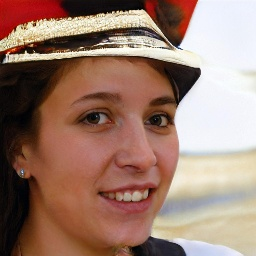
#> input picture demo/demo_kamera/demo_images/0_fake_faces.jpg, 256 x 256 px; its folder holds only this picture in this run
$ python diashow_with_filenames.py
#> lines starting #> are read from the running program, lines starting #| are printed output that depends on the picture
import cv2
import os

def extract_label_from_filename(filename):
    # Prüft, ob 'fake' oder 'real' im Dateinamen enthalten ist und gibt das entsprechende Label zurück
    if 'fake' in filename.lower():
        return 'Fake'
    elif 'real' in filename.lower():
        return 'Real'
    else:
        return 'Unbekannt'

def create_diashow(directory, display_time=7000):  # Zeit in Millisekunden
#> called with directory = 'demo_images/', display_time = 7000
    for filename in os.listdir(directory):
        if filename.lower().endswith(('.png', '.jpg', '.jpeg')):
            image_path = os.path.join(directory, filename)
            image = cv2.imread(image_path)
#> image is the input picture: shape (256, 256, 3); mean B, G, R 110.8, 124.7, 156.1

            label = extract_label_from_filename(filename)

            # Ermittelt die Dimensionen des Bildes
            height, width, _ = image.shape
#> height = 256; width = 256

            # Textfarbe und Hintergrundfarbe festlegen
            font_color = (50, 50, 50)  # Dunkelgrau für bessere Sichtbarkeit auf hellem Hintergrund
            background_color = (220, 220, 220)  # Helles Grau als Hintergrund

            # Position des Textes festlegen (hier: unten links)
            text_position = (200, height - 10)  # 10 Pixel vom linken Rand und 20 Pixel vom unteren Rand
#> text_position = (200, 246)

            # Textgröße und Dicke
            font_scale = 0.7
            thickness = 2

            # Berechnung der Textgröße für den Hintergrund
            (text_width, text_height), baseline = cv2.getTextSize(label, cv2.FONT_HERSHEY_SIMPLEX, font_scale, thickness)
            cv2.rectangle(image, (text_position[0], text_position[1] + baseline),
                          (text_position[0] + text_width, text_position[1] - text_height),
                          background_color, -1)

            # Text auf das Bild schreiben
            cv2.putText(image, label, text_position, cv2.FONT_HERSHEY_SIMPLEX, font_scale, font_color, thickness)
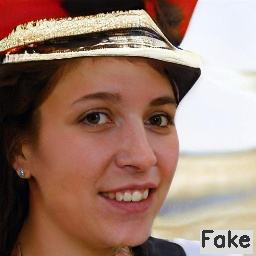
#> image: shape (256, 256, 3); mean B, G, R 110.4, 124, 155.3

            cv2.imshow('Diashow', image)
            if cv2.waitKey(display_time) & 0xFF == ord('q'):  # Warten und mit 'q' vorzeitig beenden
#> (key q is pressed here)
                break

    cv2.destroyAllWindows()

if __name__ == "__main__":
    # Pfad zum Verzeichnis mit Ihren Bildern
    directory = "demo_images/"
    create_diashow(directory)

$ run again, on demo/demo_kamera/demo_images/105_real_faces.jpg
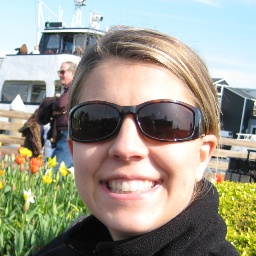
#> input picture demo/demo_kamera/demo_images/105_real_faces.jpg, 256 x 256 px
#> in create_diashow, image is the input picture: shape (256, 256, 3); mean B, G, R 138.5, 152.5, 155
#> in create_diashow, `cv2.putText(image, label, text_position, cv2.FONT_HERSHEY_SIMPLEX, fon..`:
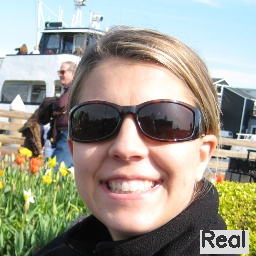
#> image: shape (256, 256, 3); mean B, G, R 140.4, 153.6, 156.2

$ run again, on demo/demo_kamera/demo_images/10_real_faces.jpg
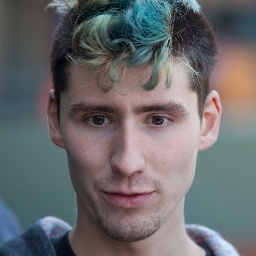
#> input picture demo/demo_kamera/demo_images/10_real_faces.jpg, 256 x 256 px
#> in create_diashow, image is the input picture: shape (256, 256, 3); mean B, G, R 107.3, 105.4, 106
#> in create_diashow, `cv2.putText(image, label, text_position, cv2.FONT_HERSHEY_SIMPLEX, fon..`:
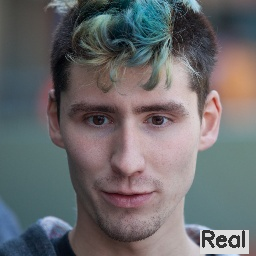
#> image: shape (256, 256, 3); mean B, G, R 107.6, 105.9, 106.6

$ run again, on demo/demo_kamera/demo_images/11_fake_faces.jpg
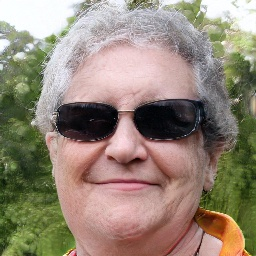
#> input picture demo/demo_kamera/demo_images/11_fake_faces.jpg, 256 x 256 px
#> in create_diashow, image is the input picture: shape (256, 256, 3); mean B, G, R 118.9, 134.5, 148.2
#> in create_diashow, `cv2.putText(image, label, text_position, cv2.FONT_HERSHEY_SIMPLEX, fon..`:
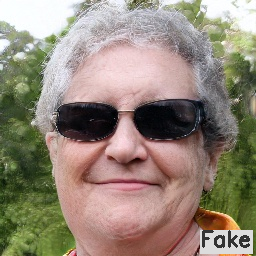
#> image: shape (256, 256, 3); mean B, G, R 120.4, 135, 147.7

$ run again, on demo/demo_kamera/demo_images/0_real_faces.jpg
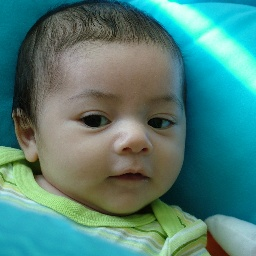
#> input picture demo/demo_kamera/demo_images/0_real_faces.jpg, 256 x 256 px
#> in create_diashow, image is the input picture: shape (256, 256, 3); mean B, G, R 121.8, 129.6, 78.3
#> in create_diashow, `cv2.putText(image, label, text_position, cv2.FONT_HERSHEY_SIMPLEX, fon..`:
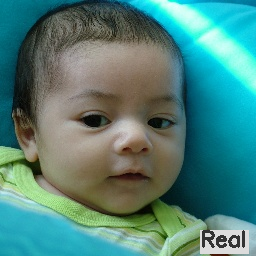
#> image: shape (256, 256, 3); mean B, G, R 122.7, 130.2, 79.2
